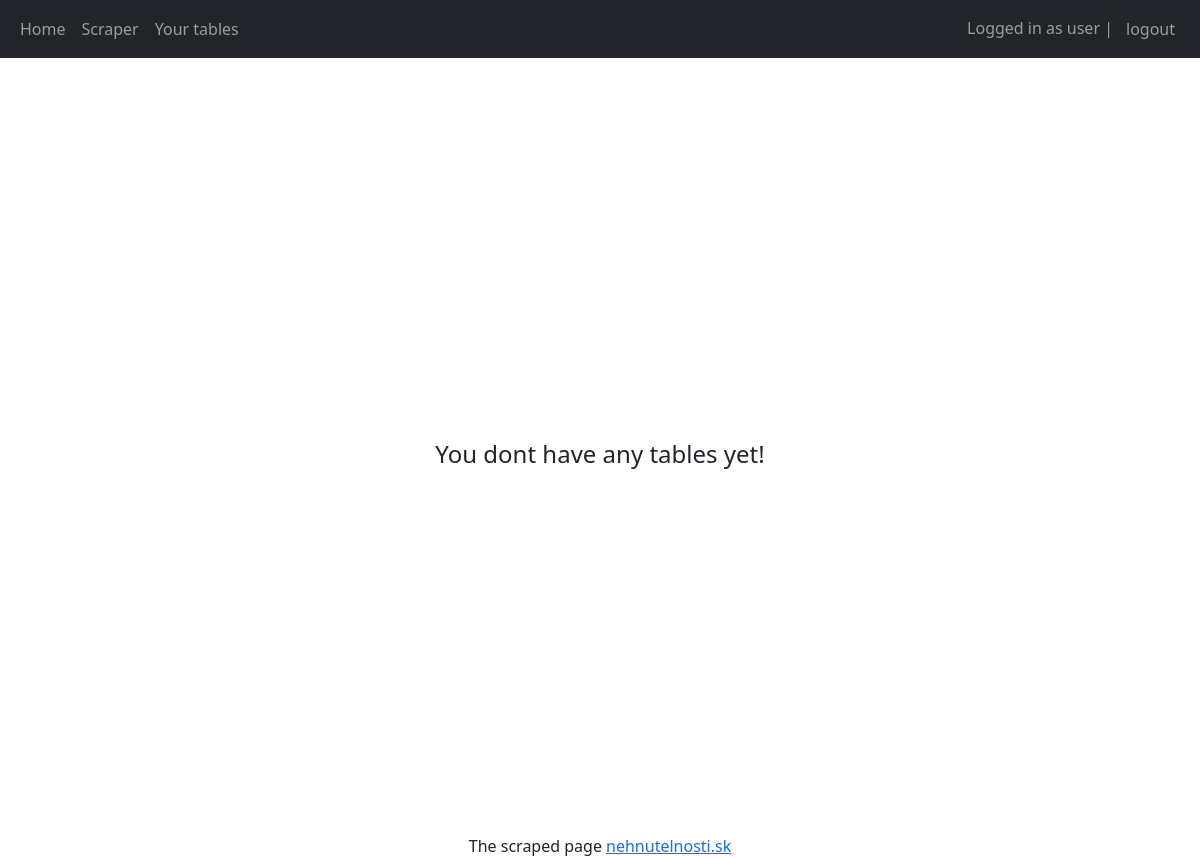
The page /tables (signed in) on the database as committed earlier.
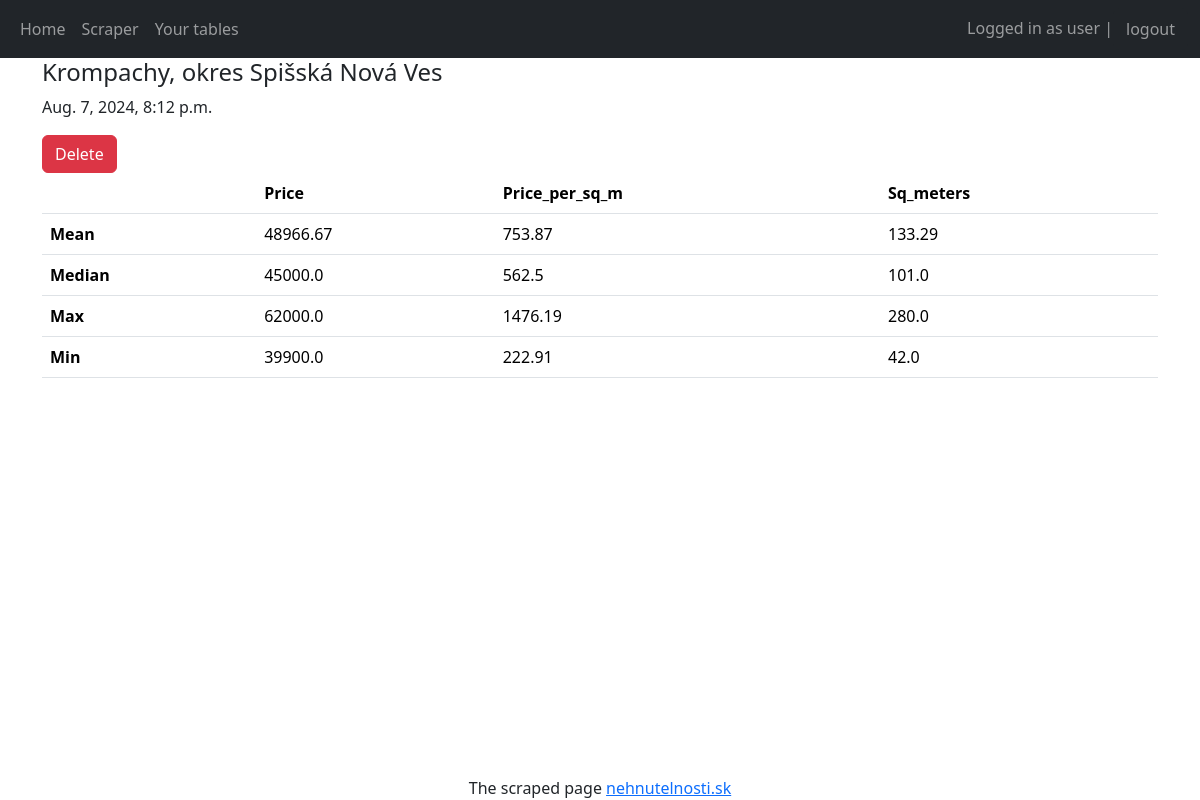
The same page on the database as committed later.
### scraper_integration/models.py (models this page shows)
class AnalysedData(models.Model):
    table = models.ForeignKey(TableInfo, on_delete=models.CASCADE)
    avg_price = models.FloatField(null=True)
    avg_price_per_sqm = models.FloatField(null=True)
    avg_sq_meter = models.FloatField(null=True)
    min_price = models.FloatField(null=True)
    min_price_per_sqm = models.FloatField(null=True)
    min_sq_meter = models.FloatField(null=True)
    max_price = models.FloatField(null=True)
    max_price_per_sqm = models.FloatField(null=True)
    max_sq_meter = models.FloatField(null=True)
    median_price = models.FloatField(null=True)
    median_price_per_sqm = models.FloatField(null=True)
    median_sq_meter = models.FloatField(null=True)

class TableInfo(models.Model):
    owner = models.ForeignKey(User, on_delete=models.CASCADE)
    name = models.CharField(max_length=100)
    creation_date = models.DateTimeField(auto_now_add=True)

### scraper_integration/views.py (the view)
# urls.py: path('tables', views.view_tables, name='view_tables'),
@login_required(login_url='login')
def view_tables(request):
    if request.method == "POST":
        table_id = request.POST.get('table-id')
        if table_id:
            table = TableInfo.objects.get(id=table_id)
            table.delete()
    user = request.user
    table_info = TableInfo.objects.filter(owner=user)
    analysed_table = AnalysedData.objects.filter(table__in=table_info)
    return render(request, 'scraper_integration/tables.html', {'analysed_table': analysed_table})

### scraper_integration/templates/scraper_integration/tables.html (shortened to what this page needs)
{% extends 'scraper_integration/base.html' %}
{% block content %}
{% if analysed_table %}
    {% for table in analysed_table %}
    <h4>{{table.table.name}}</h4>
    <p>{{table.table.creation_date}}</p>
    <form method="post">
        <button class="btn btn-danger" name="table-id" value="{{table.table.id}}">Delete</button>
    </form>
    <table class="table">
        <thead class = "thead-dark">
            <tr>
                <th><th>Price</th>
                <th>Price_per_sq_m</th>
                <th>Sq_meters</th>
            </tr>
        </thead>
        <tbody>
            <tr>
                <th class="col">Mean</th>
                <td>{{table.avg_price}}</td>
                <td>{{table.avg_price_per_sqm}}</td>
                <td>{{table.avg_sq_meter}}</td>
            </tr>
            <tr>
                <th class="col">Median</th>
                <td>{{table.median_price}}</td>
                <td>{{table.median_price_per_sqm}}</td>
                <td>{{table.median_sq_meter}}</td>
            </tr>
            <tr>
                <th class="col">Max</th>
                <td>{{table.max_price}}</td>
                <td>{{table.max_price_per_sqm}}</td>
                <td>{{table.max_sq_meter}}</td>
            </tr>
            <tr>
                <th class="col">Min</th>
                <td>{{table.min_price}}</td>
                <td>{{table.min_price_per_sqm}}</td>
                <td>{{table.min_sq_meter}}</td>
            </tr>
        </tbody>
    </table>
    {% endfor %}
{% else %}
<div class="d-flex justify-content-center align-items-center" style="height: 100vh;">
    <h4 class="text-center align-middle">You dont have any tables yet!</h4>
</div>
{% endif %}
{% endblock %}

Rows that differ between the two databases and show on the page:
added AnalysedData: table.name "Krompachy, okres Spišská Nová Ves", table.creation_date "Aug. 7, 2024, 8:12 p.m.", avg_price "48966.67", avg_price_per_sqm "753.87", avg_sq_meter "133.29", median_price "45000.0", median_price_per_sqm "562.5", median_sq_meter "101.0", max_price "62000.0", max_price_per_sqm "1476.19", max_sq_meter "280.0", min_price "39900.0", min_price_per_sqm "222.91", min_sq_meter "42.0"
Other text that changed with them:
text no longer shown: "You dont have any tables yet!"
